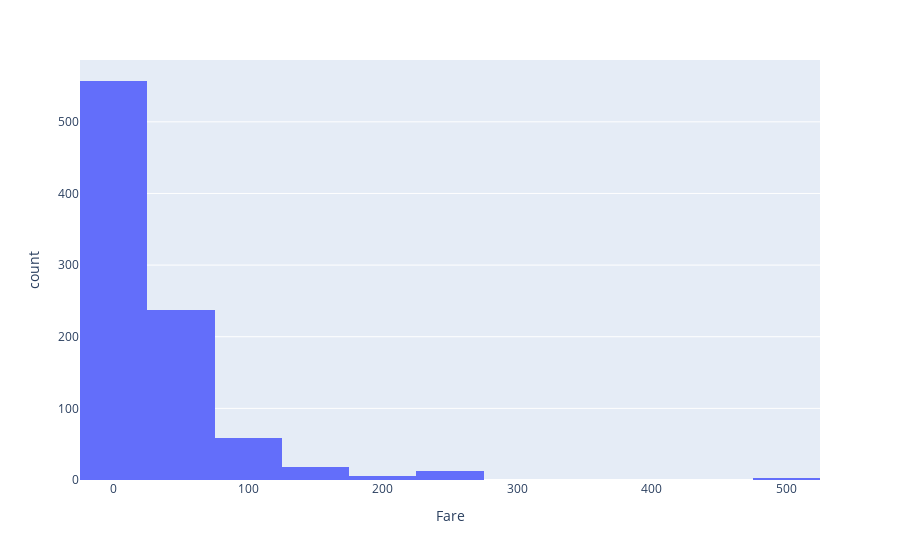

Notebook code for this chart:
### Code cell
fig=px.histogram(df,x='Fare',nbins=20)
fig.show()

### Figure 1 — Plotly figure (JSON) as saved in the notebook; plotly's stock layout.template omitted (floating-point values rounded to 4 significant figures; data arrays with more than 128 entries replaced by an {"elided": "..."} marker saying what was removed)
{"data": [{"alignmentgroup": "True", "bingroup": "x", "hovertemplate": "Fare=%{x}<br>count=%{y}<extra></extra>", "legendgroup": "", "marker": {"color": "#636efa", "pattern": {"shape": ""}}, "name": "", "nbinsx": 20, "offsetgroup": "", "orientation": "v", "showlegend": false, "type": "histogram", "x": {"elided": "891 float values"}, "xaxis": "x", "yaxis": "y"}], "layout": {"barmode": "relative", "legend": {"tracegroupgap": 0}, "margin": {"t": 60}, "xaxis": {"anchor": "y", "domain": [0, 1], "title": {"text": "Fare"}}, "yaxis": {"anchor": "x", "domain": [0, 1], "title": {"text": "count"}}}}
